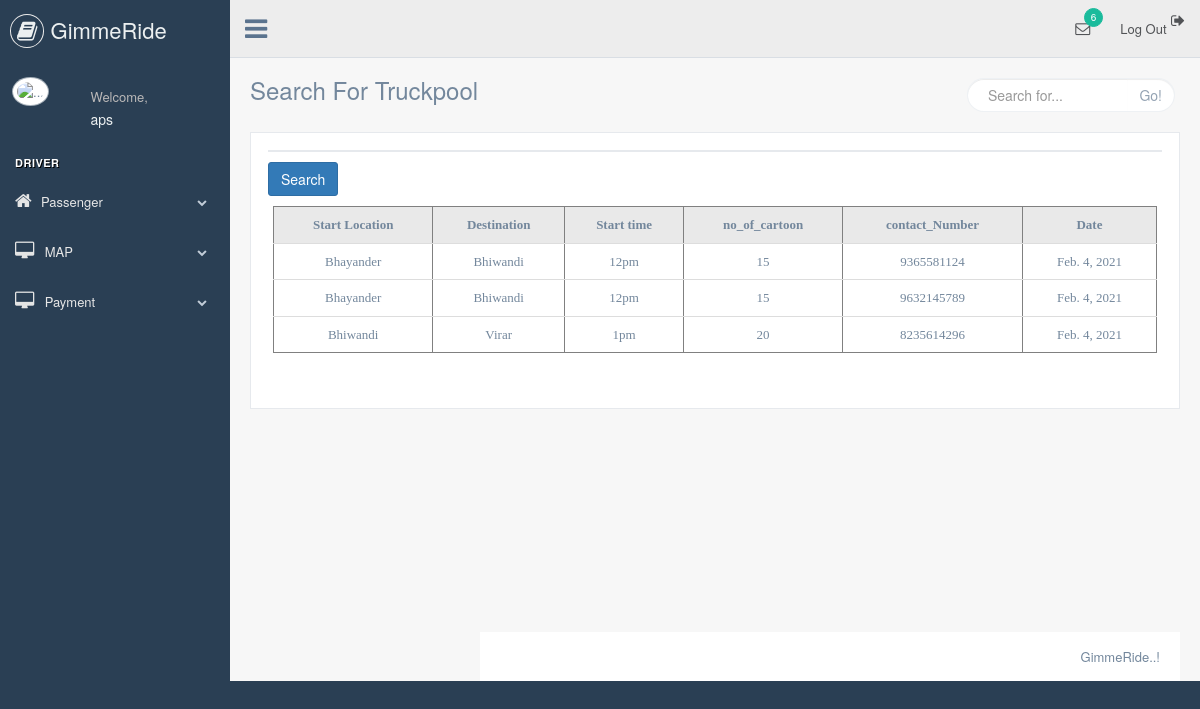
Screenshot of /driver/truckrender/ (signed in) with the database file from the repository.
### driver2/models.py (models this page shows, shortened)
class TruckformModel(models.Model):
    user = models.ForeignKey(User,null=True,on_delete=models.CASCADE)
    start_location = models.CharField(max_length=255)
    destination = models.CharField(max_length=255)
    start_time = models.CharField(null=True,max_length=255)
    date =  models.DateField(null=True)
    no_of_cartoon = models.IntegerField(null=True)
    contact_Number = models.IntegerField(null=True,max_length=10)
    license = models.ImageField(null=True, blank=True)

### driver/views.py (the view, shortened to what this page needs)
# urls.py: path('truckrender/', views.truckrender, name="truckrender"),
def truckrender(request):
    form = TruckformmodelForm()
    truckformmodels =  TruckformModel.objects.all()
    myfilter = Truckformfilter(request.GET, queryset=truckformmodels)
    truckformmodels = myfilter.qs
    context = {'truckformmodels': truckformmodels, 'myfilter':myfilter}
    return render(request, 'driver/truckrender.html', context)

### driver/templates/driver/truckrender.html (shortened to what this page needs)
{% load static %}
<!DOCTYPE html>
<html lang="en">
<head>
    <link href="{% static 'css/bootstrap.min.css' %}" rel="stylesheet">
    <link href="{% static 'css/font-awesome.min.css' %}" rel="stylesheet">
    <link href="{% static 'css/nprogress.css' %}" rel="stylesheet">
    <link href="{% static 'css/custom.min.css' %}" rel="stylesheet">
</head>
<body class="nav-md">
<div class="container body">
    <div class="main_container">
        <div class="col-md-3 left_col">
            <div class="left_col scroll-view">
                <div class="navbar nav_title" style="border: 0;">
                    <a href="#" class="site_title"><i class="fa fa-book"></i> <span>GimmeRide</span></a>
                </div>
                <div class="profile clearfix">
                    <div class="profile_pic">
                        <img src="images/img.jpg" alt="..." class="img-circle profile_img">
                    </div>
                    <div class="profile_info">
                        <span>Welcome,</span>
                        <h2>{{request.user}}</h2>
                    </div>
                    <div class="clearfix"></div>
                </div>
                <br/>
                <div id="sidebar-menu" class="main_menu_side hidden-print main_menu">
                    <div class="menu_section">
                        <h3>Driver</h3>
                        <ul class="nav side-menu">
                        <li class="dropdown"><a class="dropdown-toggle" data-toggle="dropdown"><i class="fa fa-home"></i>Passenger<span class="fa fa-chevron-down"></span></a>
                    </li>
                        <li><a href="{% url 'map2' %}"><i class="fa fa-desktop"></i> MAP <span
                                    class="fa fa-chevron-down"></span></a>
                        </li>
                        <li><a href="#"><i class="fa fa-desktop"></i> Payment <span
                                    class="fa fa-chevron-down"></span></a>
                        </li>
                        </ul>
                    </div>
                </div>
            </div>
        </div>
        <div class="top_nav">
            <div class="nav_menu">
                <nav>
                    <div class="nav toggle">
                        <a id="menu_toggle"><i class="fa fa-bars"></i></a>
                    </div>
                    <ul class="nav navbar-nav navbar-right">
                        <li class="">
                                <li><a href="{% url 'logout2' %}"><i class="fa fa-sign-out pull-right"></i> Log Out</a></li>
                        </li>
                        <li role="presentation" class="dropdown">
                            <a href="javascript:;" class="dropdown-toggle info-number" data-toggle="dropdown"
                               aria-expanded="false">
                                <i class="fa fa-envelope-o"></i>
                                <span class="badge bg-green">6</span>
                            </a>
                        </li>
                    </ul>
                </nav>
            </div>
        </div>
        <div class="right_col" role="main">
            <div class="">
                <div class="page-title">
                    <div class="title_left">
                        <h3>Search For Truckpool</h3>
                    </div>
                    <div class="title_right">
                        <div class="col-md-5 col-sm-5 col-xs-12 form-group pull-right top_search">
                            <div class="input-group">
                                <input type="text" class="form-control" placeholder="Search for...">
                    <span class="input-group-btn">
                      <button class="btn btn-default" type="button">Go!</button>
                    </span>
                            </div>
                        </div>
                    </div>
                </div>
                <div class="clearfix"></div>
                <div class="row" style="min-height:500px">
                    <div class="col-md-12 col-sm-12 col-xs-12">
                        <div class="x_panel">
                            <div class="x_title">
                            </div>
                            <div class="card card-body">
                                <form method="get">
                                <button class="btn btn-primary" type="submit">Search</button>
                                </form>
                            <div class="x_content">
                            <div class ="container h-100">
                                <div class="table-responsive">
                                        <table class="table table-hover" align="center" cellpadding="5" cellspacing="0" border="1">
                                            <thead class="thead-dark">
                                                <tr bgcolor="#E9E9E9">
                                                    <td align = "center"><b><font style = "font-family: avenir" >Start Location</font></b></td>
                                                    <td align = "center"><b><font style = "font-family: avenir" >Destination</font></b></td>
                                                    <td align = "center"><b><font style = "font-family: avenir" >Start time</font></b></td>
                                                    <td align = "center"><b><font style = "font-family: avenir" >no_of_cartoon</font></b></td>
                                                    <td align = "center"><b><font style = "font-family: avenir" >contact_Number</font></b></td>
                                                    <td align = "center"><b><font style = "font-family: avenir" >Date</font></b></td>
                                                </tr>
                                            </thead>
                                            <tbody>
                                                    <tr bgcolor="#FFFFFF">
                                                        <form action="RequestSelectedRideController">
                                                        {% for obj in truckformmodels %}
                                                        <tr>
                                                        <td align = "center"><font style = "font-family: avenir" >{{obj.start_location}}</font></b></td>
                                                        <td align = "center"><font style = "font-family: avenir" >{{obj.destination}}</font></b></td>
                                                        <td align = "center"><font style = "font-family: avenir" > {{obj.start_time}}</font></b></td>
                                                        <td align = "center"><font style = "font-family: avenir" >{{obj.no_of_cartoon}}</font></b></td>
                                                        <td align = "center"><font style = "font-family: avenir" >{{obj.contact_Number}}</font></b></td>
                                                        <td align = "center"><font style = "font-family: avenir" >{{obj.date}}</font></b></td>
                                                        </form>
                                                    </tr>
                                                        {% endfor %}
                                            </tbody>
                                        </table>
                                        <br/>
                                </div>
                            </div>
                        </div>
                    </div>
                </div>
            </div>
        </div>
        <footer>
            <div class="pull-right">
                GimmeRide..!
            </div>
            <div class="clearfix"></div>
        </footer>
    </div>
</div>
</body>
</html>

### rows the page displays
TruckformModel: start_location "Bhayander", destination "Bhiwandi", start_time "12pm", no_of_cartoon "15", contact_Number "9365581124", date "Feb. 4, 2021"
TruckformModel: start_location "Bhayander", destination "Bhiwandi", start_time "12pm", no_of_cartoon "15", contact_Number "9632145789", date "Feb. 4, 2021"
TruckformModel: start_location "Bhiwandi", destination "Virar", start_time "1pm", no_of_cartoon "20", contact_Number "8235614296", date "Feb. 4, 2021"

### other values shown
{{ request.user }} "aps"
